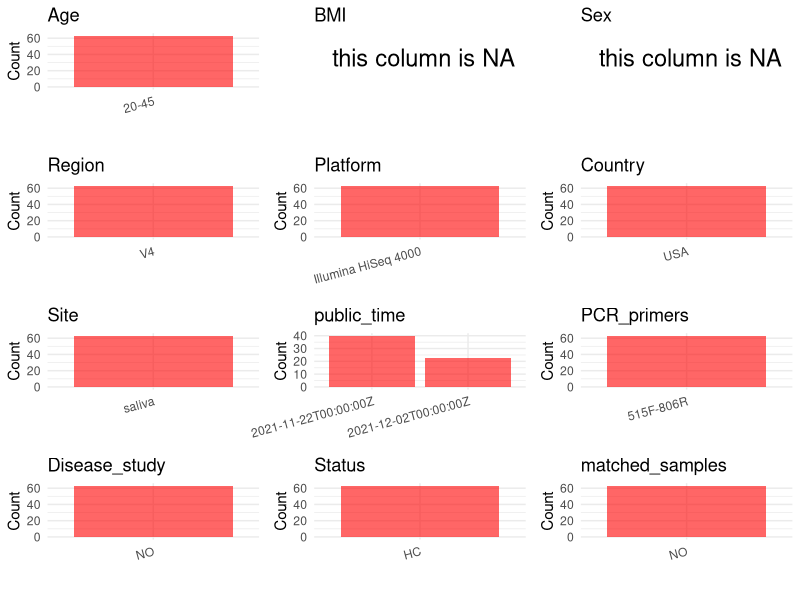

Write R code to recreate this figure. (Note: this script raises an error after producing the figure.)
## ---- chunk 1
# Load necessary libraries
library(dplyr)
library(ggplot2)
library(cowplot)

# Set working directory (update this path to your local directory)
setwd("E:/bioproject/PRJEB48622")

# Read the initial metadata files
initial_meta <- read.csv("SraRunTable.csv", header = T) 

# Remove entries non-oral samples
initial_meta <- initial_meta[!initial_meta$env_material 
  %in% c("sterile water", "anthropogenic environmental material"), ]

# Display the first few rows of the metadata
head(initial_meta)
## ---- chunk 2
# Create a uniform metadata dataframe
metadata <- data.frame(
  BioProject = initial_meta$BioProject,
  Run = initial_meta$Run,
  sample_name = initial_meta$Library.Name,
  Age = "20-45", 
  BMI = NA, 
  Sex = NA,
  Region = initial_meta$target_subfragment..exp.,
  Platform = initial_meta$Instrument,
  Site = initial_meta$env_material,
  public_time = initial_meta$ReleaseDate,
  matched_samples = NA,
  stringsAsFactors = FALSE
)
## ---- chunk 3
# Add information obtained from the publication
metadata$Country <- "USA"
metadata$PCR_primers <- "515F-806R"
metadata$title <- "Diurnal and eating-associated microbial patterns revealed via high-frequency saliva sampling"
metadata$Disease_study <- "NO"
# Assign disease status based on sample_name patterns
metadata$Status <- "HC"

#extract subject id by remove prefix of sample_name
metadata$sample_name <- gsub("14059", "", metadata$sample_name)

# Check initial data distribution
cat("Initial sample distribution:\n")
table(metadata$sample_name)
table(metadata$Site)

# Calculate sampling frequency per subject
sample_counts <- table(metadata$sample_name)
cat("\nNumber of samples per subject:\n")
print(sample_counts)

# Create matched_samples column
metadata$matched_samples <- ifelse(metadata$sample_name %in% names(sample_counts[sample_counts >= 2]), "YES", "NO")

cat("\nMatched samples distribution:\n")
table(metadata$matched_samples)

# Identify samples for removal: single samples excluding saliva and tongue coat
single_samples <- names(sample_counts[sample_counts == 1])
samples_to_remove <- metadata$sample_name %in% single_samples & 
                     !(metadata$Site %in% c("saliva", "tongue coat"))

cat("\nNumber of samples to be removed:", sum(samples_to_remove), "\n")

# Remove identified samples
metadata_clean <- metadata[!samples_to_remove, ]

cat("\nFinal sample distribution after cleaning:\n")
table(metadata_clean$sample_name)
table(metadata_clean$Site)
table(metadata_clean$matched_samples)

# Use cleaned dataset for subsequent analysis
metadata <- metadata_clean
## ---- chunk 4
# Check the number of unique runs and sample names
print(paste("Number of unique runs:", length(unique(metadata$Run))))
print(paste("Number of unique sample names:", length(unique(metadata$sample_name))))
## ---- chunk 5
# Select columns for visualization
plot_data <- metadata %>%
  select(-BioProject, -Run, -sample_name, -title)

# Function to create simple plots for each column
create_simple_plots <- function(data) {
  plots <- list()
  
  for (col in colnames(data)) {
    # Check if the column is all NA
    if (all(is.na(data[[col]]))) {
      # Create an empty plot with text indicating all NA
      p <- ggplot() +
        annotate("text", x = 0.5, y = 0.5, label = "this column is NA", size = 6) +
        labs(title = col) +
        theme_void()
    } else if (is.numeric(data[[col]])) {
      # Numeric variable: histogram
      p <- ggplot(data, aes(x = .data[[col]])) +
        geom_histogram(fill = "blue", alpha = 0.6, bins = 20, na.rm = TRUE) +
        labs(title = col) +
        theme_minimal()
    } else {
      # Categorical variable: bar plot (remove NA values)
      count_data <- as.data.frame(table(data[[col]], useNA = "ifany"))
      p <- ggplot(count_data, aes(x = reorder(Var1, -Freq), y = Freq)) +
        geom_col(fill = "red", alpha = 0.6) +
        labs(title = col, x = NULL, y = "Count") +
        theme_minimal() +
        theme(axis.text.x = element_text(angle = 15, hjust = 1))
    }
    plots[[col]] <- p
  }
  
  return(plots)
}

# Generate and arrange plots
plots <- create_simple_plots(plot_data)
p<-plot_grid(plots$Age, 
          plots$BMI, 
          plots$Sex, 
          plots$Region, 
          plots$Platform, 
          plots$Country, 
          plots$Site,
          plots$public_time, 
          plots$PCR_primers,
          plots$Disease_study,
          plots$Status,
          plots$matched_samples,# add 
          ncol = 3, align = "hv", axis = "lb")
ggsave("Metadata_Summary.png", plot = p, width = 8, height = 6, dpi = 150)
## ---- chunk 6
knitr::include_graphics("Metadata_Summary.png")
## ---- chunk 7
# Reorder columns to match the desired format
metadata <- metadata[, c(
  "BioProject", "Run", "sample_name", "Age", "BMI", "Sex", 
  "Region", "Platform", "Country", "Site", "public_time", 
  "PCR_primers", "title", "Disease_study", "Status", "matched_samples"
)]

# Export the uniform metadata to a CSV file
write.csv(metadata, file = "metadata.csv", quote = FALSE)
head(metadata)
